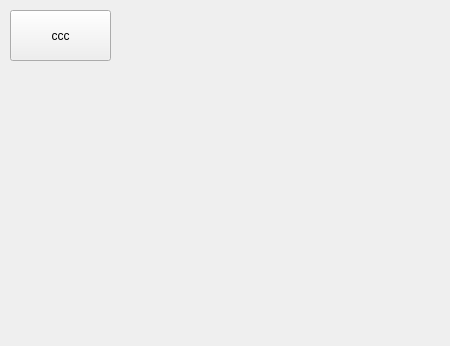
<?xml version="1.0" encoding="UTF-8"?>
<ui version="4.0">
 <class>MainUI</class>
 <widget class="QWidget" name="MainUI">
  <property name="geometry">
   <rect>
    <x>0</x>
    <y>0</y>
    <width>450</width>
    <height>346</height>
   </rect>
  </property>
  <property name="windowTitle">
   <string>QtReadElf</string>
  </property>
  <widget class="QPushButton" name="pushButton_5">
   <property name="geometry">
    <rect>
     <x>10</x>
     <y>10</y>
     <width>101</width>
     <height>51</height>
    </rect>
   </property>
   <property name="text">
    <string>ccc</string>
   </property>
  </widget>
 </widget>
 <resources/>
 <connections/>
</ui>
